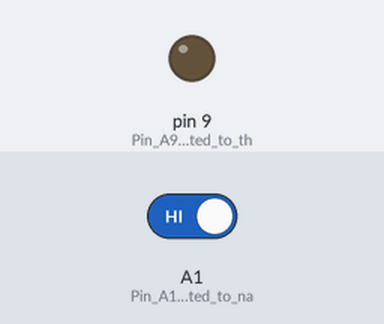
A sketch run on a simulated Arduino Uno, built with avr-gcc and run on an emulated ATmega328P. On the bench: output pins drawn as LEDs (lit = HIGH). The test bench sets the inputs (shaded band); at power-on: A1 (Pin_A1_is_connected_to_na) HIGH.

Above: at 2.8 s.
2.9 s: A1 (Pin_A1_is_connected_to_na) driven LOW
At 3.7 s:
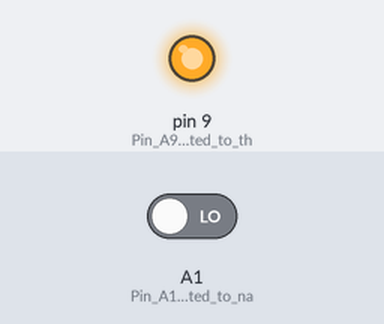
4.5 s: A1 (Pin_A1_is_connected_to_na) driven HIGH
At 7.2 s:
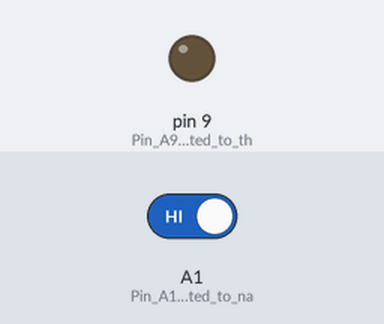
Timing chart, 0 to 8.7 s (numbered marks = the images above; inputs shaded):
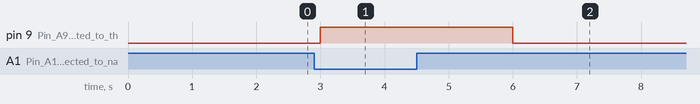

The sketch:

push_button_debouncing.ino
```cpp
/*
  Arduino IDE version: 1.8.3
  Tested on : ARBD-1
  Microcontroller:ATMEGA 328p
  Written by:Mohammad Waqas
  Date:11/06/2019
*/

int val;
// the setup function runs once when you press reset or power the board
void setup() {
  // put your setup code here, to run once:
  pinMode(A1, INPUT);	//Pin A1 is connected to navi switches
  pinMode(9, OUTPUT);	//Pin A9 is connected to the green LED

}
// the loop function runs over and over again forever
void loop() {
  // put your main code here, to run repeatedly:
  val = digitalRead(A1);
  if (val == LOW)
  {
    digitalWrite(9, HIGH);
    delay(1000);//wait for a second
  }
  else
  { delay(1000); //delay to remove bouncing we are waiting for the bouncing to finish
    if (val == HIGH)	//after waiting we are still checking whether the value has changed or not
      digitalWrite(9, LOW);
    else
      digitalWrite(9, HIGH);
  }

}
```

Measured:
- after the input at 2.9 s, pin 9 (Pin_A9_is_connected_to_th): LOW → HIGH after 0.10 s
- after the input at 4.5 s, pin 9 (Pin_A9_is_connected_to_th): HIGH → LOW after 1.5 s
